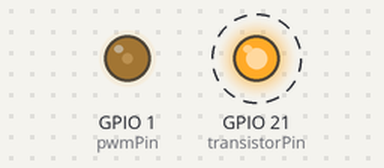
The sketch below on a simulated ESP32. On the bench: output pins drawn as LEDs (lit = HIGH). Dashed ring = blinking.

Above: at 0.05 s.
At 1.25 s:
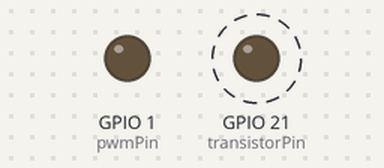
Timing chart, 0 to 3.0 s (numbered marks = the images above):
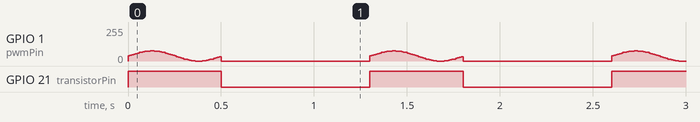

The sketch:

sine_wave_alarm.ino
```cpp
#include <Arduino.h>
#include <math.h>

const int pwmPin = 1;
const int pwmFrequency = 1000;
const int pwmResolution = 8;
const int sineWavePoints = 50;
const float pi = 3.14159265;

int dutyCycleArray[sineWavePoints];
const float amplitudeScale = 0.30;

const int beepDuration = 200;
const int beepInterval = 800;

const int transistorPin = 21;

void setup() {
    Serial.begin(9600);

    pinMode(transistorPin, OUTPUT);
    digitalWrite(transistorPin, LOW);

    bool success = ledcAttach(pwmPin, pwmFrequency, pwmResolution);

    if (!success) {
        Serial.println("Failed to configure PWM!");
        while (true);
    }

    for (int i = 0; i < sineWavePoints; i++) {
        float angle = (2.0 * pi * i) / sineWavePoints;
        float sineValue = (sin(angle) + 1.0) / 2.0;
        dutyCycleArray[i] = (int)(sineValue * 255 * amplitudeScale);
    }
}

void loop() {
    digitalWrite(transistorPin, HIGH);

    unsigned long startTime = millis();
    while (millis() - startTime < beepDuration) {
        for (int i = 0; i < sineWavePoints; i++) {
            ledcWrite(pwmPin, dutyCycleArray[i]);
            delay(10);
        }
    }

    ledcWrite(pwmPin, 0);

    digitalWrite(transistorPin, LOW);

    delay(beepInterval);
}
```

Measured:
- by itself, GPIO 21 (transistorPin): alternates HIGH for 0.50 s and LOW for 0.80 s
